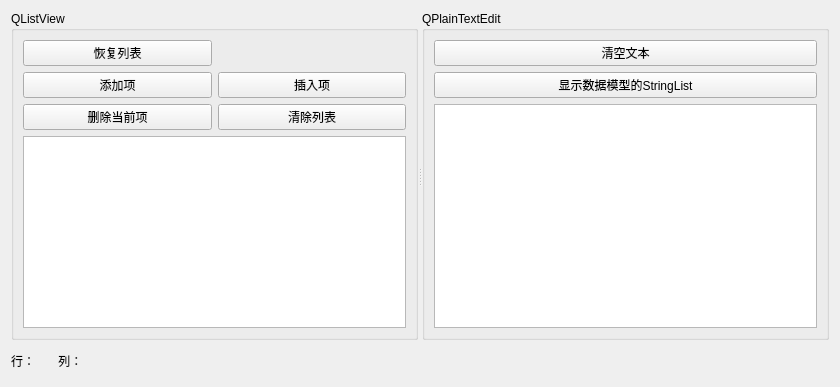
<?xml version="1.0" encoding="UTF-8"?>
<ui version="4.0">
 <class>Widget</class>
 <widget class="QWidget" name="Widget">
  <property name="geometry">
   <rect>
    <x>0</x>
    <y>0</y>
    <width>840</width>
    <height>387</height>
   </rect>
  </property>
  <property name="windowTitle">
   <string>Widget</string>
  </property>
  <layout class="QGridLayout" name="gridLayout_3">
   <item row="0" column="0">
    <widget class="QSplitter" name="splitter">
     <property name="orientation">
      <enum>Qt::Horizontal</enum>
     </property>
     <widget class="QGroupBox" name="groupBox">
      <property name="title">
       <string>QListView</string>
      </property>
      <layout class="QGridLayout" name="gridLayout">
       <item row="0" column="0">
        <widget class="QPushButton" name="btnIniList">
         <property name="text">
          <string>恢复列表</string>
         </property>
        </widget>
       </item>
       <item row="1" column="0">
        <widget class="QPushButton" name="btnListAppend">
         <property name="text">
          <string>添加项</string>
         </property>
        </widget>
       </item>
       <item row="1" column="1">
        <widget class="QPushButton" name="btnListInsert">
         <property name="text">
          <string>插入项</string>
         </property>
        </widget>
       </item>
       <item row="2" column="0">
        <widget class="QPushButton" name="btnListDelete">
         <property name="text">
          <string>删除当前项</string>
         </property>
        </widget>
       </item>
       <item row="2" column="1">
        <widget class="QPushButton" name="btnListClear">
         <property name="text">
          <string>清除列表</string>
         </property>
        </widget>
       </item>
       <item row="3" column="0" colspan="2">
        <widget class="QListView" name="listView"/>
       </item>
      </layout>
     </widget>
     <widget class="QGroupBox" name="groupBox_2">
      <property name="title">
       <string>QPlainTextEdit</string>
      </property>
      <layout class="QGridLayout" name="gridLayout_2">
       <item row="0" column="0">
        <widget class="QPushButton" name="btnTextClear">
         <property name="text">
          <string>清空文本</string>
         </property>
        </widget>
       </item>
       <item row="1" column="0">
        <widget class="QPushButton" name="btnTextImport">
         <property name="text">
          <string>显示数据模型的StringList</string>
         </property>
        </widget>
       </item>
       <item row="2" column="0">
        <widget class="QPlainTextEdit" name="plainTextEdit"/>
       </item>
      </layout>
     </widget>
    </widget>
   </item>
   <item row="1" column="0">
    <widget class="QLabel" name="label">
     <property name="text">
      <string>行：       列：</string>
     </property>
    </widget>
   </item>
  </layout>
 </widget>
 <resources/>
 <connections/>
</ui>
